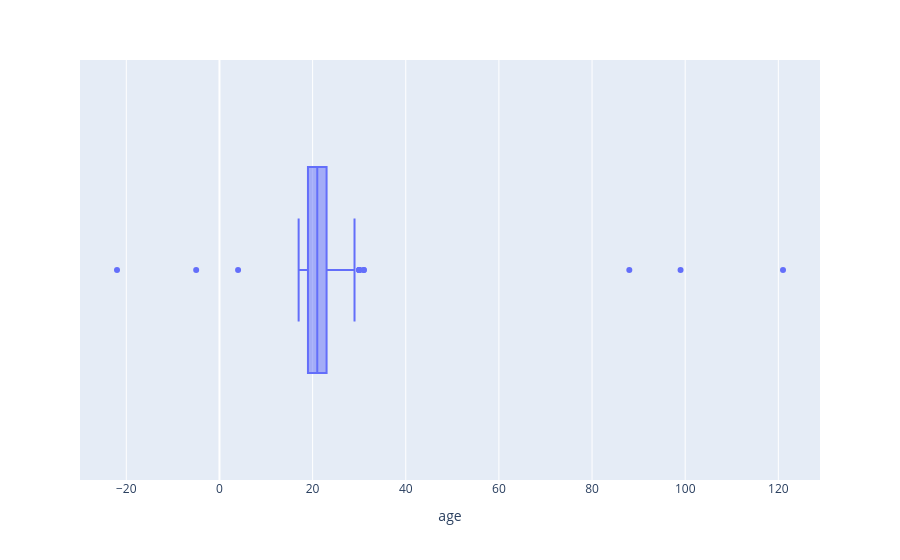

Notebook code for this chart:
### Code cell
px.box(students,x='age')

### Figure 1 — Plotly figure (JSON) as saved in the notebook; plotly's stock layout.template omitted (floating-point values rounded to 4 significant figures; data arrays with more than 128 entries replaced by an {"elided": "..."} marker saying what was removed)
{"data": [{"alignmentgroup": "True", "hovertemplate": "age=%{x}<extra></extra>", "legendgroup": "", "marker": {"color": "#636efa"}, "name": "", "notched": false, "offsetgroup": "", "orientation": "h", "showlegend": false, "type": "box", "x": {"elided": "502 int values"}, "x0": " ", "xaxis": "x", "y0": " ", "yaxis": "y"}], "layout": {"boxmode": "group", "legend": {"tracegroupgap": 0}, "margin": {"t": 60}, "xaxis": {"anchor": "y", "domain": [0.0, 1.0], "title": {"text": "age"}}, "yaxis": {"anchor": "x", "domain": [0.0, 1.0]}}}
